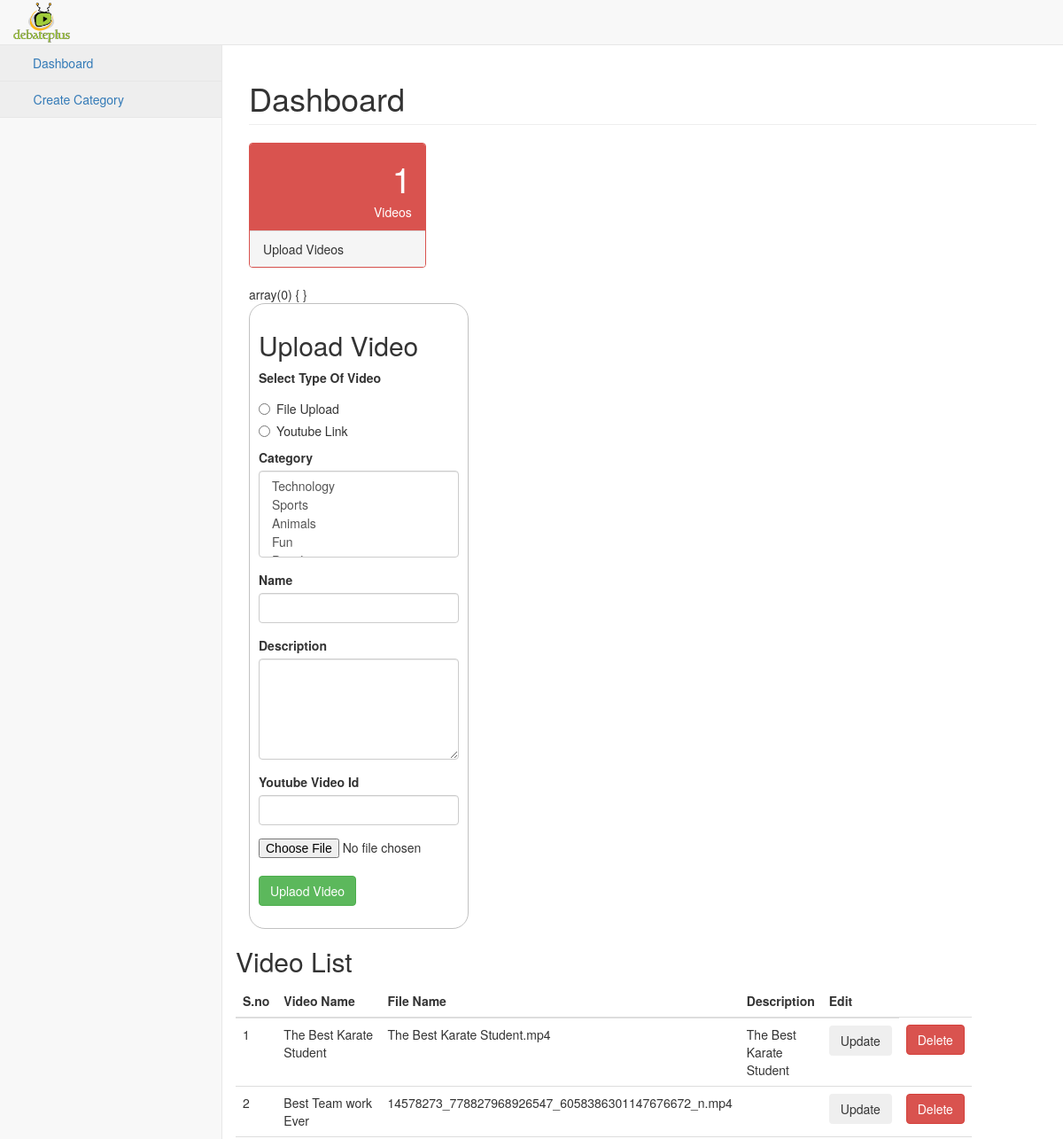
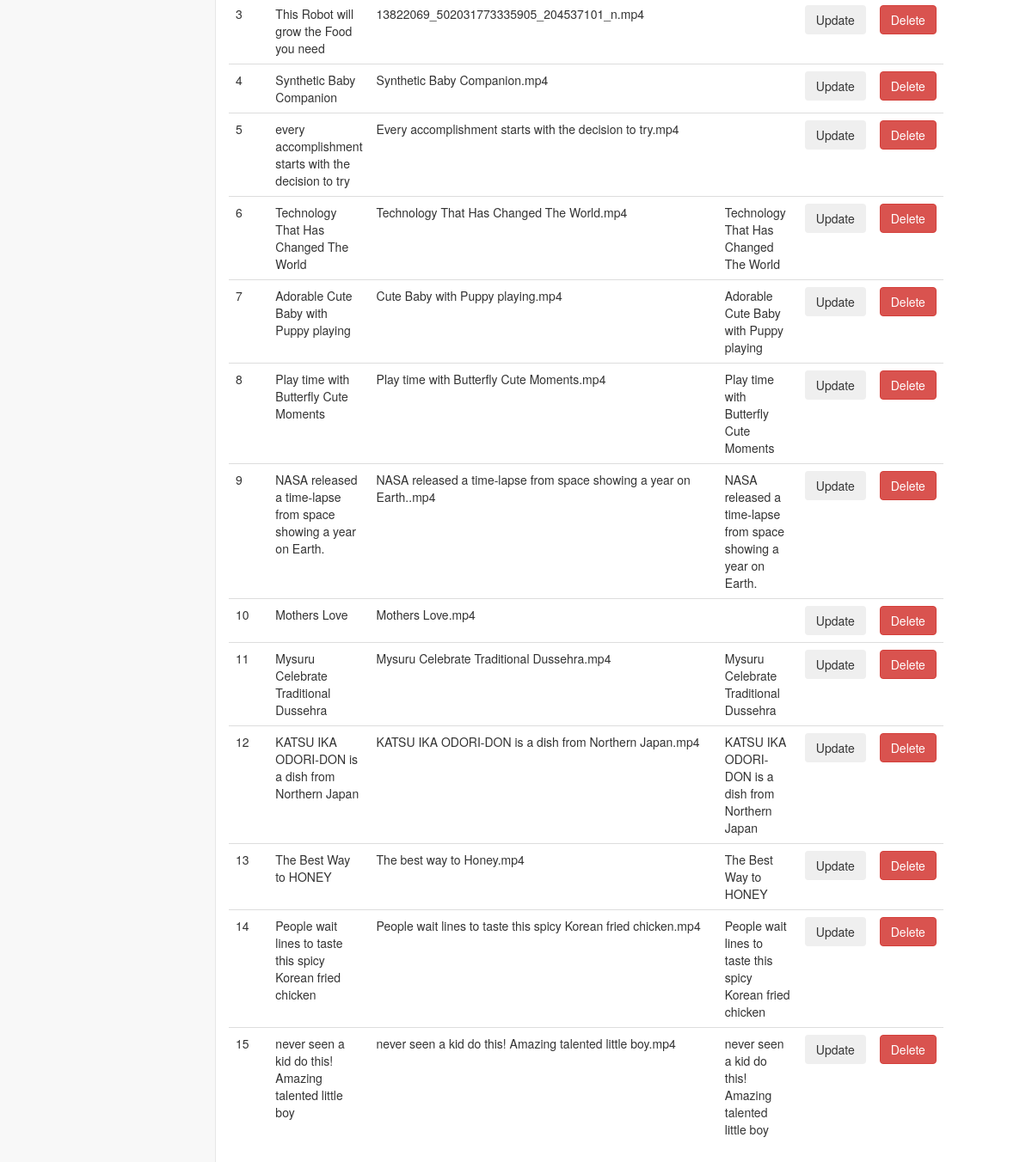
The page /admin/index.php (signed in) on the database its author committed (2 pictures, top to bottom).
### tables this page shows
CREATE TABLE IF NOT EXISTS `video` (
  `id` int(10) NOT NULL AUTO_INCREMENT,
  `file_name` text NOT NULL,
  `video_name` varchar(200) NOT NULL,
  `description` text NOT NULL,
  `category` text NOT NULL,
  `thumbnail` text,
  `link_type` varchar(20) DEFAULT NULL,
  PRIMARY KEY (`id`)
);

### admin/index.php (the view, shortened to what this page needs)
<?php
$videoBlogDb = new Database();
$con1= $videoBlogDb->connect('debateplus');
?>
<!DOCTYPE html>
<html lang="en">
<head>
    <link href="../bower_components/bootstrap/dist/css/bootstrap.min.css" rel="stylesheet">
    <link href="../bower_components/metisMenu/dist/metisMenu.min.css" rel="stylesheet">
    <link href="../dist/css/timeline.css" rel="stylesheet">
    <link href="../dist/css/sb-admin-2.css" rel="stylesheet">
    <link href="../bower_components/morrisjs/morris.css" rel="stylesheet">
    <link href="../bower_components/font-awesome/css/font-awesome.min.css" rel="stylesheet" type="text/css">
    <link href="../css/customStyle.css" rel="stylesheet" type="text/css">
</head>
<body>
<div id="wrapper">
    <nav class="navbar navbar-default navbar-static-top" role="navigation" style="margin-bottom: 0">
        <div class="navbar-header">
            <a class="navbar-brand" href="index.html"><img src="../images/250x200.png" style="height:45px;top:3px;position:absolute;" alt="Debateplus" ></a>
        </div>
        <ul class="nav navbar-top-links navbar-right">
            <li class="dropdown">
                <a class="dropdown-toggle" data-toggle="dropdown" href="#">
                    <i class="fa fa-envelope fa-fw"></i>  <i class="fa fa-caret-down"></i>
                </a>
            </li>
            <li class="dropdown">
                <a class="dropdown-toggle" data-toggle="dropdown" href="#">
                    <i class="fa fa-tasks fa-fw"></i>  <i class="fa fa-caret-down"></i>
                </a>
            </li>
            <li class="dropdown">
                <a class="dropdown-toggle" data-toggle="dropdown" href="#">
                    <i class="fa fa-bell fa-fw"></i>  <i class="fa fa-caret-down"></i>
                </a>
            </li>
            <li class="dropdown">
                <a class="dropdown-toggle" data-toggle="dropdown" href="#">
                    <i class="fa fa-user fa-fw"></i>  <i class="fa fa-caret-down"></i>
                </a>
            </li>
        </ul>
        <div class="navbar-default sidebar" role="navigation">
            <div class="sidebar-nav navbar-collapse">
                <ul class="nav" id="side-menu">
                    <li>
                        <a href="index.php"><i class="fa fa-dashboard fa-fw"></i> Dashboard</a>
                    </li>
                    <li>
                        <a onclick="redirect(this)" page_link="createCat.php" class="active"><i class="fa fa-plus" aria-hidden="true"></i>&#160;&#160; Create Category</a>
                    </li>
                </ul>
            </div>
        </div>
    </nav>
    <div id="page-wrapper" class="pageContent">
        <div class="row">
            <div class="col-lg-12">
                <h1 class="page-header">Dashboard</h1>
            </div>
        </div>
        <div class="row" id="content">
            <div class="col-lg-3 col-md-6">
                <div class="panel panel-red">
                    <div class="panel-heading">
                        <div class="row">
                            <div class="col-xs-3" onclick="upload()">
                                <i class="fa fa-support fa-5x"></i>
                            </div>
                            <div class="col-xs-9 text-right">
                                <?php
                                $dir = "test_upload";
                                $videoCount=0;
                                if (is_dir($dir)){
                                    if ($dh = opendir($dir)){
                                        while (($file = readdir($dh)) !== false){
                                            $videoCount++;
                                        }
                                    }
                                }
                                $videoCount=$videoCount-2;?>
                                <div class="huge"><?php echo $videoCount;?></div>
                                <div>Videos</div>
                            </div>
                        </div>
                    </div>
                        <div class="panel-footer">
                            <span class="pull-left">Upload Videos</span>
                            <span class="pull-right"><i class="fa fa-arrow-circle-right"></i></span>
                            <div class="clearfix"></div>
                        </div>
                </div>
                <?php
extract($_POST);
 var_dump($_POST);
        ?><!--
<?php $selectQuery="select * from category";
$selResult=mysqli_query($con1,$selectQuery);?>
                <form id="uploadVideo1"  method="post" action="<?php $_SERVER['PHP_SELF']?>" enctype="multipart/form-data" role="form">
					<h2>Upload Video</h2>
                    <div class="form-group">
                        <label>Select Type Of Video</label>
						<div class="radio">
						  <label><input type="radio" value="file_upload" name="optradio">File Upload</label>
						</div>
						<div class="radio">
						  <label><input type="radio" value="youtube_link" name="optradio">Youtube Link</label>
						</div>
					<div>
					<div class="form-group">
                        <label for="catId">Category</label>
                        <select class="form-control" name="catId[]" multiple="multiple" required>
                            <?php while($catRow=mysqli_fetch_assoc($selResult)):?>
                                <option value="<?php echo $catRow['cat_name']?>"><?php echo $catRow['cat_name'];?></option>
                            <?php endwhile;?>
                        </select>
                    </div>
                    <div class="form-group">
                        <label for="name" required>Name</label>
                        <input type="text" class="form-control" rows="5" id="vName" name="vName" required/>
                    </div>
                    <div class="form-group">
                        <label for="description">Description</label>
                        <textarea class="form-control" rows="5" id="description" name="description"></textarea>
                    </div>
					<div class="form-group" id ="yTubeId">
                        <label for="youtubeId" required>Youtube Video Id</label>
                        <input type="text" class="form-control" rows="5" id="youtubeId" name="youtubeId" required/>
                    </div>
				<input type="file" name="fileToUpload" id="fileToUpload"/>
                         <br>
                    <div class="form-group">
                        <input type="submit" class="btn btn-success" value="Uplaod Video" name="upd"/>
                    </div>
                </form>
            </div>
        </div>
        <div class="row" id="videoList">
            <h2>Video List</h2>
            <table class="table table-hover">
                <thead>
                <tr>
                    <th>S.no</th>
                    <th>Video Name</th>
                    <th>File Name</th>
                    <th>Description</th>
                    <th>Edit</th>
                </tr>
                </thead>
                <tbody>
               <?php
               $counter=0;
               $selectQuery="select * from video";
               $res=mysqli_query($con1,$selectQuery);
               ?>
               <?php while($resRow=mysqli_fetch_array($res)):?>
                    <?php $counter++;?>
                                <tr>
                                    <td><?php echo $counter; ?></td>
                                    <td><?php echo $resRow['video_name'] ?></td>
                                    <td><?php echo $resRow['file_name'] ?></td>
                                    <td><?php echo $resRow['description'] ?></td>
                                    <td><button type="button" vName="<?php echo $resRow['video_name'];?>" fName="<?php echo $resRow['file_name']; ?>" des="<?php echo $resRow['description']; ?>" vId="<?php echo $resRow['id'];?>" category='<?php echo $resRow['category'];?>' class="btn btn-submit" onclick="updateVideo(this)" data-toggle="modal" data-target="#myModal">Update</button> </td>
                                    <td><button type="button" vName="<?php echo $resRow['video_name'];?>" fName="<?php echo $resRow['file_name']; ?>" class="btn btn-danger" onclick="delVideo(this)">Delete</button> </td>
                                </tr>
               <?php endwhile;?>
                </tbody>
            </table>
        </div>
    </div>
</div>
</body>
</html>

### css/customStyle.css (style rules this page uses)
form#uploadVideo1 { border: 1px solid rgba(128, 128, 128, 0.49); padding: 10px; width: 124%; border-radius: 18px; }

### rows shown on the page
video: video_name "The Best Karate Student", file_name "The Best Karate Student.mp4", description "The Best Karate Student"
video: video_name "Best Team work Ever", file_name "14578273_778827968926547_6058386301147676672_n.mp4"
video: video_name "This Robot will grow the Food you need", file_name "13822069_502031773335905_204537101_n.mp4"
video: video_name "Synthetic Baby Companion", file_name "Synthetic Baby Companion.mp4"
video: video_name "every accomplishment starts with the decision to try", file_name "Every accomplishment starts with the decision to try.mp4"
video: video_name "Technology That Has Changed The World", file_name "Technology That Has Changed The World.mp4", description "Technology That Has Changed The World"
video: video_name "Adorable Cute Baby with Puppy playing", file_name "Cute Baby with Puppy playing.mp4", description "Adorable Cute Baby with Puppy playing"
video: video_name "Play time with Butterfly Cute Moments", file_name "Play time with Butterfly Cute Moments.mp4", description "Play time with Butterfly Cute Moments"
video: video_name "NASA released a time-lapse from space showing a year on Earth.", file_name "NASA released a time-lapse from space showing a year on Earth..mp4", description "NASA released a time-lapse from space showing a year on Earth."
video: video_name "Mothers Love", file_name "Mothers Love.mp4"
video: video_name "Mysuru Celebrate Traditional Dussehra", file_name "Mysuru Celebrate Traditional Dussehra.mp4", description "Mysuru Celebrate Traditional Dussehra"
video: video_name "KATSU IKA ODORI-DON is a dish from Northern Japan", file_name "KATSU IKA ODORI-DON is a dish from Northern Japan.mp4", description "KATSU IKA ODORI-DON is a dish from Northern Japan"
video: video_name "The Best Way to HONEY", file_name "The best way to Honey.mp4", description "The Best Way to HONEY"
video: video_name "People wait lines to taste this spicy Korean fried chicken", file_name "People wait lines to taste this spicy Korean fried chicken.mp4", description "People wait lines to taste this spicy Korean fried chicken"
video: video_name "never seen a kid do this! Amazing talented little boy", file_name "never seen a kid do this! Amazing talented little boy.mp4", description "never seen a kid do this! Amazing talented little boy"

### other values the page prints
$videoCount "1"
